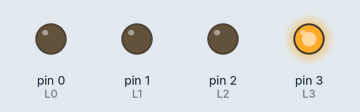
Recording of a sketch running on a simulated Arduino Uno, built with avr-gcc and run on an emulated ATmega328P. On the bench: output pins drawn as LEDs (lit = HIGH).

Above: at 0.2 s.
At 1.2 s:
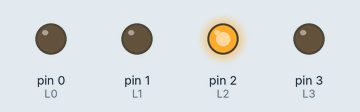
At 2.2 s:
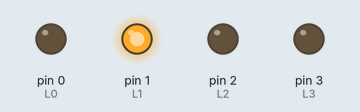
At 3.2 s:
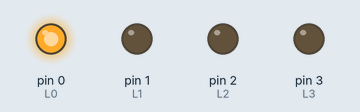
At 4.7 s:
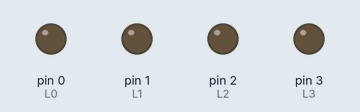
Timing chart, 0 to 5.2 s (numbered marks = the images above):
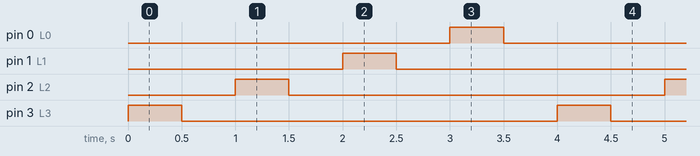

Measured:
- by itself, pin 0 (L0), pin 1 (L1), pin 2 (L2), pin 3 (L3): alternates HIGH for 0.50 s and LOW for 3.5 s
- by itself, everything shown: repeats every 4.0 s, in 8 steps

The sketch:

P1_SistEmb_Ex2.ino
```cpp
// Declaração das variáveis
int L0 = 0;
int L1 = 1;
int L2 = 2;
int L3 = 3;
int led = 3;
int delay_time = 500;

void setup()
{
  pinMode(L0, OUTPUT);
  pinMode(L1, OUTPUT);
  pinMode(L2, OUTPUT);
  pinMode(L3, OUTPUT);
}

void loop()
{
  for(int n = 0; n <= led; led--) {
    digitalWrite(led, HIGH);
  	delay(delay_time);
  	digitalWrite(led, LOW);
  	delay(delay_time);
  }
  led = 3;
}
```
